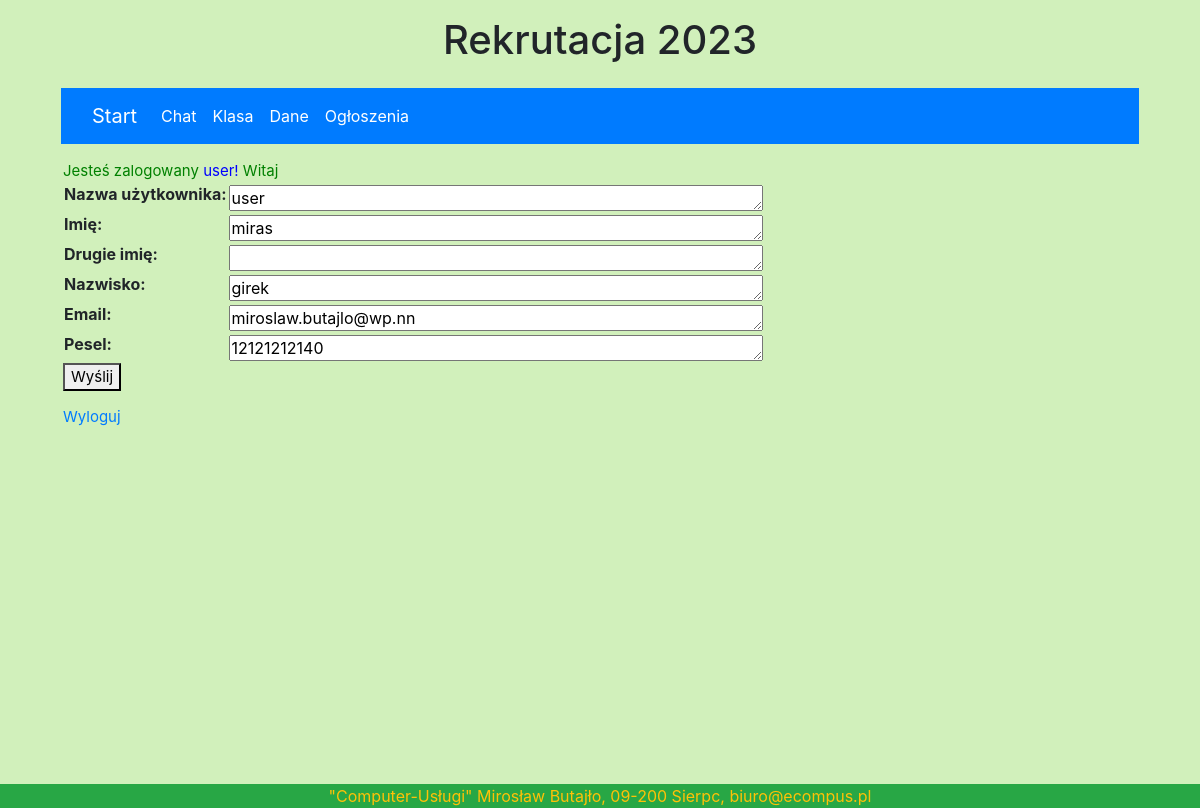
Page /zmiendane/ (signed in) on the committed database.
### licznik/models.py (models this page shows, shortened)
class User(AbstractUser):
    class Meta:
        db_table = 'user'
        constraints = [
            models.UniqueConstraint(fields=['username'], name='unique User'),
            models.UniqueConstraint(fields=['pesel'], name='unique pesel'),
            models.UniqueConstraint(fields=['email'], name='unique email')
        ]
    username = models.CharField(max_length=30, unique=True, verbose_name='Nazwa użytkownika',
                                help_text='Unikalna nazwa')
    first_name = models.CharField(max_length=200, help_text='Wymagany', verbose_name='Imię')
    second_name = models.CharField(null=True, blank=True, max_length=10, help_text='Opcja', verbose_name='Drugie imię ')
    last_name = models.CharField(max_length=200, help_text='Wymagany', verbose_name='Nazwisko')
    pesel = models.CharField(max_length=11, unique=True, validators=[
        MinLengthValidator(11), MaxLengthValidator(11), f_pesel], help_text='Wymagany')
    email = models.EmailField('email adress', max_length=130, unique=True, help_text='Wymagany',)

### licznik/views.py (the view)
# urls.py: path('zmiendane/', views.zmiendane, name="zmiendane-page"),
@login_required(login_url='/login/')
def zmiendane(request):
        patern = request.user.username
        user1 = User.objects.get(username=patern)
        user = get_object_or_404(User, id=user1.id)
        kandydat = Kandydat(user_id=user.id)
        list_kand_id = []
        for i in Kandydat.objects.all():
            list_kand_id.append(i.user_id)
        form = UserForm1(request.POST or None, instance=user, initial={'password': user1.password})
        if form.is_valid():
            form.save()
            return render(request, 'success.html')
        if user.id in list_kand_id:
            return render(request, 'zmienlogin1.html', {'user': user, 'form': form})
        else:
            return render(request, 'zmienlogin.html', {'user': user, 'form': form})

### licznik/forms.py
class UserForm1(forms.ModelForm):
    email = forms.EmailField(max_length=254, widget=forms.Textarea(attrs={'rows':'1', 'cols':'50'}))
    username = forms.CharField(label='Nazwa użytkownika',widget=forms.Textarea(attrs={'rows':'1', 'cols':'50'}))
    first_name = forms.CharField(label='Imię', widget=forms.Textarea(attrs={'rows': '1', 'cols': '50'}))
    second_name = forms.CharField(label='Drugie imię', widget=forms.Textarea(attrs={'rows': '1', 'cols': '50'}))
    last_name = forms.CharField(label='Nazwisko', widget=forms.Textarea(attrs={'rows': '1', 'cols': '50'}))
    pesel = forms.CharField(label='Pesel', widget=forms.Textarea(attrs={'rows': '1', 'cols': '50'}))
    class Meta:
        model = User
        fields = ['username','first_name','second_name','last_name','email','pesel']

### licznik/templates/zmienlogin1.html (shortened to what this page needs)
{% extends 'base1.html' %}
{%block content %}
<div class="niezalogowany">
  Jesteś zalogowany <font color="blue"> {{ user.username }}!</font>
      Witaj {{ kandydat.user.first_name}}
  </div>
<div class="niezalogowany">
<form  method = 'POST' enctype="multipart/form-data">
        <table>
            {{ form.as_table }}
        </table>
        <button type="submit" >Wyślij</button>
    </form>
</div>
{% endblock %}

### licznik/static/style.css (style rules this page uses)
.niezalogowany { color: green; font-size: 15px; padding-left: 18px; }
.bgpage { background-color: #d1f0bb; }

### rows in the picture
User: username "user", first_name "miras", last_name "girek", email "miroslaw.butajlo@wp.nn", pesel "12121212140"
